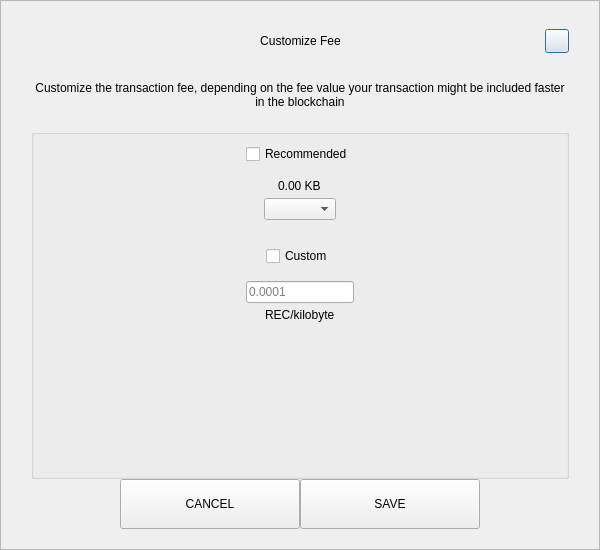
<?xml version="1.0" encoding="UTF-8"?>
<ui version="4.0">
 <class>SendCustomFeeDialog</class>
 <widget class="QDialog" name="SendCustomFeeDialog">
  <property name="geometry">
   <rect>
    <x>0</x>
    <y>0</y>
    <width>600</width>
    <height>550</height>
   </rect>
  </property>
  <property name="windowTitle">
   <string>Form</string>
  </property>
  <layout class="QVBoxLayout" name="verticalLayout_3">
   <property name="spacing">
    <number>0</number>
   </property>
   <property name="leftMargin">
    <number>0</number>
   </property>
   <property name="topMargin">
    <number>0</number>
   </property>
   <property name="rightMargin">
    <number>0</number>
   </property>
   <property name="bottomMargin">
    <number>0</number>
   </property>
   <item>
    <widget class="QFrame" name="frame">
     <property name="styleSheet">
      <string notr="true"/>
     </property>
     <property name="frameShape">
      <enum>QFrame::StyledPanel</enum>
     </property>
     <property name="frameShadow">
      <enum>QFrame::Raised</enum>
     </property>
     <layout class="QVBoxLayout" name="verticalLayout_2">
      <property name="spacing">
       <number>0</number>
      </property>
      <property name="leftMargin">
       <number>30</number>
      </property>
      <property name="topMargin">
       <number>20</number>
      </property>
      <property name="rightMargin">
       <number>30</number>
      </property>
      <property name="bottomMargin">
       <number>20</number>
      </property>
      <item>
       <layout class="QHBoxLayout" name="horizontalLayout_3">
        <property name="spacing">
         <number>0</number>
        </property>
        <item>
         <spacer name="horizontalSpacer_21">
          <property name="orientation">
           <enum>Qt::Horizontal</enum>
          </property>
          <property name="sizeHint" stdset="0">
           <size>
            <width>40</width>
            <height>20</height>
           </size>
          </property>
         </spacer>
        </item>
        <item>
         <widget class="QLabel" name="labelTitle">
          <property name="minimumSize">
           <size>
            <width>0</width>
            <height>40</height>
           </size>
          </property>
          <property name="maximumSize">
           <size>
            <width>16777215</width>
            <height>40</height>
           </size>
          </property>
          <property name="styleSheet">
           <string notr="true">padding-left:24px;</string>
          </property>
          <property name="text">
           <string>Customize Fee</string>
          </property>
          <property name="alignment">
           <set>Qt::AlignCenter</set>
          </property>
          <property name="margin">
           <number>7</number>
          </property>
         </widget>
        </item>
        <item>
         <spacer name="horizontalSpacer">
          <property name="orientation">
           <enum>Qt::Horizontal</enum>
          </property>
          <property name="sizeHint" stdset="0">
           <size>
            <width>40</width>
            <height>20</height>
           </size>
          </property>
         </spacer>
        </item>
        <item>
         <widget class="QPushButton" name="btnEsc">
          <property name="minimumSize">
           <size>
            <width>24</width>
            <height>24</height>
           </size>
          </property>
          <property name="maximumSize">
           <size>
            <width>24</width>
            <height>24</height>
           </size>
          </property>
          <property name="text">
           <string/>
          </property>
         </widget>
        </item>
       </layout>
      </item>
      <item>
       <spacer name="verticalSpacer_2">
        <property name="orientation">
         <enum>Qt::Vertical</enum>
        </property>
        <property name="sizeType">
         <enum>QSizePolicy::Fixed</enum>
        </property>
        <property name="sizeHint" stdset="0">
         <size>
          <width>20</width>
          <height>20</height>
         </size>
        </property>
       </spacer>
      </item>
      <item>
       <widget class="QLabel" name="labelMessage">
        <property name="text">
         <string>Customize the transaction fee, depending on the fee value your transaction might be included faster in the blockchain</string>
        </property>
        <property name="alignment">
         <set>Qt::AlignCenter</set>
        </property>
        <property name="wordWrap">
         <bool>true</bool>
        </property>
       </widget>
      </item>
      <item>
       <spacer name="verticalSpacer_3">
        <property name="orientation">
         <enum>Qt::Vertical</enum>
        </property>
        <property name="sizeType">
         <enum>QSizePolicy::Fixed</enum>
        </property>
        <property name="sizeHint" stdset="0">
         <size>
          <width>20</width>
          <height>20</height>
         </size>
        </property>
       </spacer>
      </item>
      <item>
       <widget class="QGroupBox" name="groupBox">
        <property name="title">
         <string/>
        </property>
        <layout class="QVBoxLayout" name="verticalLayout">
         <property name="leftMargin">
          <number>12</number>
         </property>
         <property name="rightMargin">
          <number>12</number>
         </property>
         <item>
          <layout class="QVBoxLayout" name="verticalLayout_4">
           <property name="spacing">
            <number>5</number>
           </property>
           <item alignment="Qt::AlignHCenter">
            <widget class="QCheckBox" name="checkBoxRecommended">
             <property name="text">
              <string>Recommended</string>
             </property>
            </widget>
           </item>
           <item>
            <spacer name="verticalSpacer_5">
             <property name="orientation">
              <enum>Qt::Vertical</enum>
             </property>
             <property name="sizeType">
              <enum>QSizePolicy::Fixed</enum>
             </property>
             <property name="sizeHint" stdset="0">
              <size>
               <width>20</width>
               <height>10</height>
              </size>
             </property>
            </spacer>
           </item>
           <item alignment="Qt::AlignHCenter">
            <widget class="QLabel" name="labelFee">
             <property name="text">
              <string>0.00 KB</string>
             </property>
            </widget>
           </item>
           <item alignment="Qt::AlignHCenter">
            <widget class="QComboBox" name="comboBoxRecommended"/>
           </item>
          </layout>
         </item>
         <item>
          <spacer name="verticalSpacer">
           <property name="orientation">
            <enum>Qt::Vertical</enum>
           </property>
           <property name="sizeType">
            <enum>QSizePolicy::Fixed</enum>
           </property>
           <property name="sizeHint" stdset="0">
            <size>
             <width>20</width>
             <height>20</height>
            </size>
           </property>
          </spacer>
         </item>
         <item>
          <layout class="QVBoxLayout" name="verticalLayout_5">
           <property name="spacing">
            <number>5</number>
           </property>
           <item alignment="Qt::AlignHCenter">
            <widget class="QCheckBox" name="checkBoxCustom">
             <property name="text">
              <string>Custom</string>
             </property>
            </widget>
           </item>
           <item>
            <spacer name="verticalSpacer_6">
             <property name="orientation">
              <enum>Qt::Vertical</enum>
             </property>
             <property name="sizeType">
              <enum>QSizePolicy::Fixed</enum>
             </property>
             <property name="sizeHint" stdset="0">
              <size>
               <width>20</width>
               <height>10</height>
              </size>
             </property>
            </spacer>
           </item>
           <item alignment="Qt::AlignHCenter">
            <widget class="QLineEdit" name="lineEditCustomFee">
             <property name="placeholderText">
              <string notr="true">0.0001</string>
             </property>
            </widget>
           </item>
           <item alignment="Qt::AlignHCenter">
            <widget class="QLabel" name="labelCustomFee">
             <property name="text">
              <string>REC/kilobyte</string>
             </property>
            </widget>
           </item>
          </layout>
         </item>
         <item>
          <spacer name="verticalSpacer_4">
           <property name="orientation">
            <enum>Qt::Vertical</enum>
           </property>
           <property name="sizeHint" stdset="0">
            <size>
             <width>20</width>
             <height>40</height>
            </size>
           </property>
          </spacer>
         </item>
        </layout>
       </widget>
      </item>
      <item>
       <layout class="QHBoxLayout" name="horizontalLayout" stretch="1,2,2,1">
        <item>
         <spacer name="horizontalSpacer1">
          <property name="orientation">
           <enum>Qt::Horizontal</enum>
          </property>
          <property name="sizeHint" stdset="0">
           <size>
            <width>40</width>
            <height>20</height>
           </size>
          </property>
         </spacer>
        </item>
        <item>
         <widget class="QPushButton" name="btnCancel">
          <property name="minimumSize">
           <size>
            <width>180</width>
            <height>50</height>
           </size>
          </property>
          <property name="focusPolicy">
           <enum>Qt::NoFocus</enum>
          </property>
          <property name="text">
           <string>CANCEL</string>
          </property>
         </widget>
        </item>
        <item>
         <widget class="QPushButton" name="btnSave">
          <property name="minimumSize">
           <size>
            <width>180</width>
            <height>50</height>
           </size>
          </property>
          <property name="focusPolicy">
           <enum>Qt::NoFocus</enum>
          </property>
          <property name="text">
           <string>SAVE</string>
          </property>
         </widget>
        </item>
        <item>
         <spacer name="horizontalSpacer_2">
          <property name="orientation">
           <enum>Qt::Horizontal</enum>
          </property>
          <property name="sizeHint" stdset="0">
           <size>
            <width>40</width>
            <height>20</height>
           </size>
          </property>
         </spacer>
        </item>
       </layout>
      </item>
     </layout>
    </widget>
   </item>
  </layout>
 </widget>
 <resources/>
 <connections/>
</ui>
